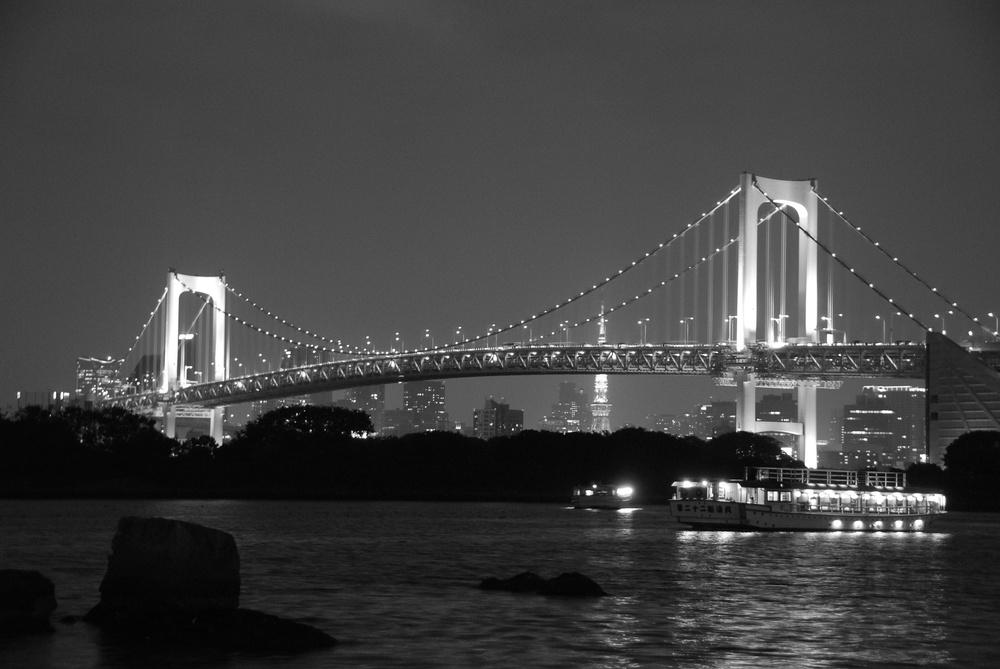
%> input picture Project/Answers/Homework 2/4/im033.jpg, 1000 x 669 px, shrunk from 3872 x 2592 before the run
$ octave hw2_q4.m   (GNU Octave 9; MATLAB toolbox functions it lacks are replaced by stand-ins)
%> lines starting %> are read from the running program, lines starting %| are printed output that depends on the picture
%% inputs & initializations
clear all;
orgIm1= imread('im033.jpg');
%> orgIm1 is the input picture: size 669x1000 uint8; min 0, max 255, mean 64.4
orgIm2= imread('im015.jpg');
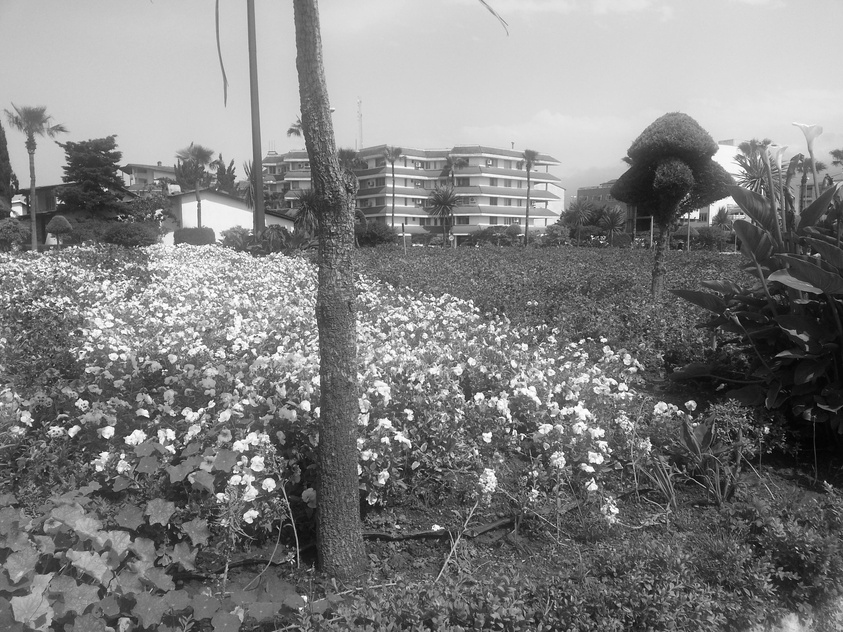
%> input picture Project/Answers/Homework 2/4/im015.jpg, 843 x 632 px, shrunk from 3264 x 2448 before the run
%> orgIm2 is the input picture: size 632x843 uint8; min 0, max 255, mean 128.7
Im1= orgIm1;
Im2= orgIm2;

%% change to desired histogram
desHist= imhist(Im2, 256);
%> desHist = 256 values, max 7531 at index 217, min 8 at index 1, mean 2081.2
nHIm1 = histeq(Im1, desHist);
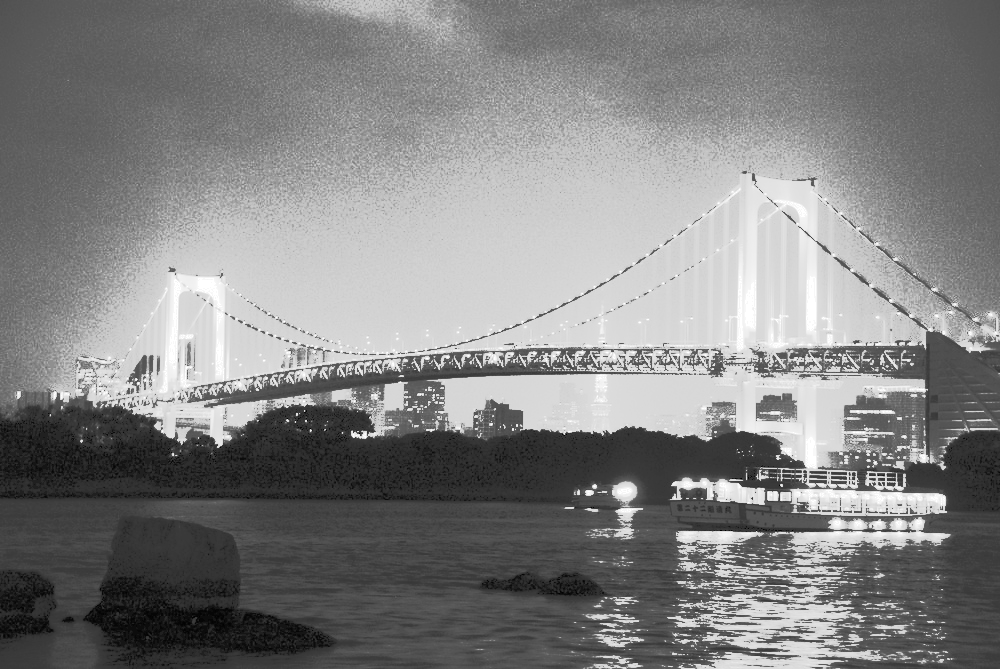
%> nHIm1: size 669x1000 uint8; min 0, max 255, mean 130
imwrite(nHIm1, 'im033_hist.jpg');
figure('Name', 'Im033 with desired histogram'); imshow(nHIm1);

%% plot the differences
diff = abs(imhist(Im1, 256) - imhist(nHIm1, 256));
%> diff = 256 values, max 21534 at index 128, min 0 at index 1, mean 3639
figure('Name', 'Histogram Differences');
fig= gcf, fig.ToolBar = 'none';
bar(diff, 'hist');
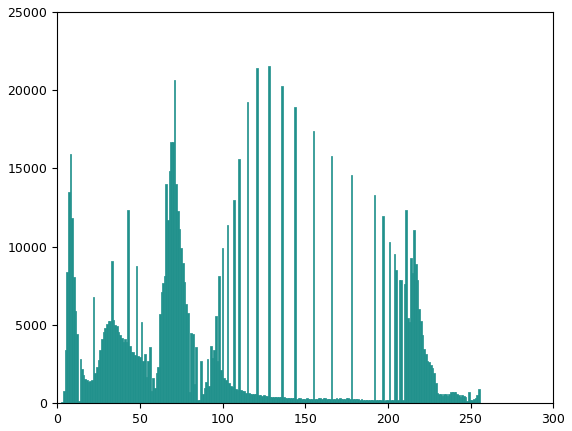
%> figure redrawn from the program's plot data; tallest bar 21534 high, from x = 127.5 to 128.5
print('im033_diff', '-djpeg');

%% median filter
res = medfilt2(nHIm1, [7 7], 'symmetric');
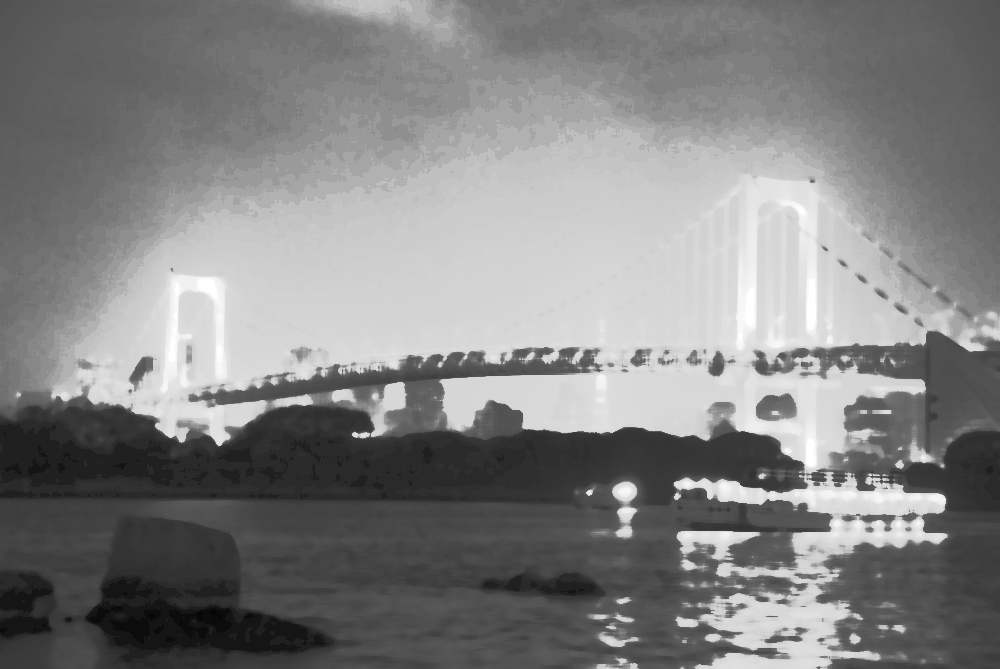
%> res: size 669x1000 uint8; min 6, max 255, mean 130.1
figure('Name', 'Final Image'); imshow(res);
imwrite(res, 'im033_hismed.jpg');
